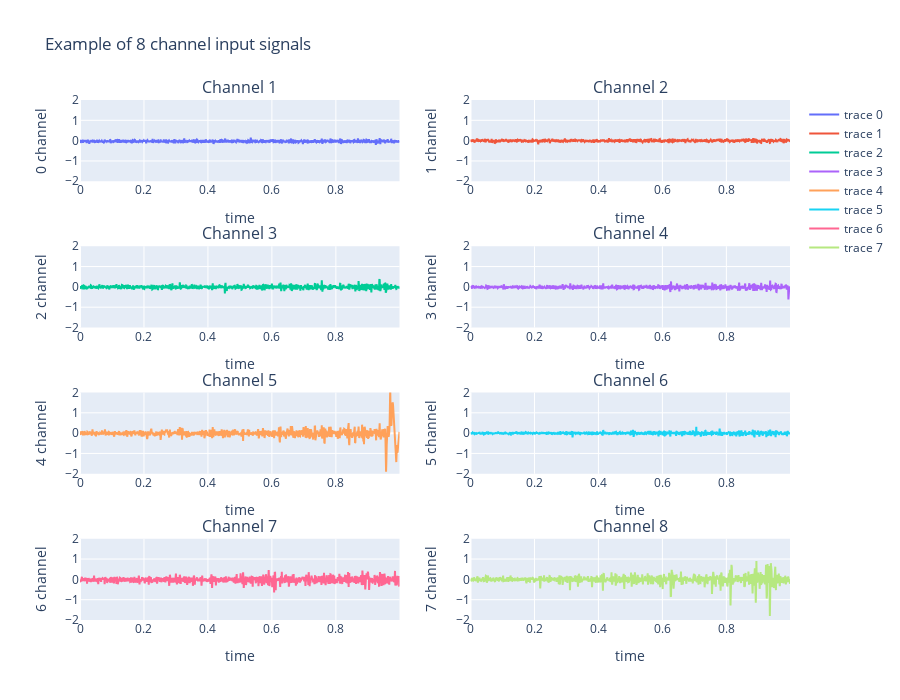

Here is the notebook cell this chart was saved with:
### Code cell
from plotly.subplots import make_subplots
import plotly.graph_objects as go
from math import ceil
import numpy as np
# Initialize figure with subplots
def ploting_channels(df,ranges):
    fig= make_subplots(
        rows=4, cols=2, subplot_titles=("Channel 1", "Channel 2", "Channel 3", "Channel 4","Channel 5", "Channel 6", "Channel 7", "Channel 8")
    )
    row_ind=[1,1,2,2,3,3,4,4]
    for idx,rows in zip((range(0,8)),row_ind):
        # Add traces
        row_idx=rows
        if idx%2==0: col_idx=1
        else: col_idx=2
        fig.add_trace(go.Scatter(x=[i for i in np.arange(0,1,0.001)], y=df[idx] ),row=row_idx,col=col_idx)
        # Update xaxis properties
        fig.update_xaxes(title_text=f"time",  row=row_idx,col=col_idx)
        # Update yaxis properties
        fig.update_yaxes(title_text=f"{idx} channel", range=[-ranges, ranges], row=row_idx,col=col_idx)
        # Update title and height
        fig.update_layout(title_text="Example of 8 channel input signals", height=700)

    fig.show()
ploting_channels(li[0],2)

### Figure 1 — Plotly figure (JSON) as saved in the notebook; plotly's stock layout.template omitted (floating-point values rounded to 4 significant figures; data arrays with more than 128 entries replaced by an {"elided": "..."} marker saying what was removed)
{"data": [{"type": "scatter", "x": {"elided": "1000 float values"}, "xaxis": "x", "y": {"elided": "1000 float values"}, "yaxis": "y"}, {"type": "scatter", "x": {"elided": "1000 float values"}, "xaxis": "x2", "y": {"elided": "1000 float values"}, "yaxis": "y2"}, {"type": "scatter", "x": {"elided": "1000 float values"}, "xaxis": "x3", "y": {"elided": "1000 float values"}, "yaxis": "y3"}, {"type": "scatter", "x": {"elided": "1000 float values"}, "xaxis": "x4", "y": {"elided": "1000 float values"}, "yaxis": "y4"}, {"type": "scatter", "x": {"elided": "1000 float values"}, "xaxis": "x5", "y": {"elided": "1000 float values"}, "yaxis": "y5"}, {"type": "scatter", "x": {"elided": "1000 float values"}, "xaxis": "x6", "y": {"elided": "1000 float values"}, "yaxis": "y6"}, {"type": "scatter", "x": {"elided": "1000 float values"}, "xaxis": "x7", "y": {"elided": "1000 float values"}, "yaxis": "y7"}, {"type": "scatter", "x": {"elided": "1000 float values"}, "xaxis": "x8", "y": {"elided": "1000 float values"}, "yaxis": "y8"}], "layout": {"annotations": [{"font": {"size": 16}, "showarrow": false, "text": "Channel 1", "x": 0.225, "xanchor": "center", "xref": "paper", "y": 1, "yanchor": "bottom", "yref": "paper"}, {"font": {"size": 16}, "showarrow": false, "text": "Channel 2", "x": 0.775, "xanchor": "center", "xref": "paper", "y": 1, "yanchor": "bottom", "yref": "paper"}, {"font": {"size": 16}, "showarrow": false, "text": "Channel 3", "x": 0.225, "xanchor": "center", "xref": "paper", "y": 0.7188, "yanchor": "bottom", "yref": "paper"}, {"font": {"size": 16}, "showarrow": false, "text": "Channel 4", "x": 0.775, "xanchor": "center", "xref": "paper", "y": 0.7188, "yanchor": "bottom", "yref": "paper"}, {"font": {"size": 16}, "showarrow": false, "text": "Channel 5", "x": 0.225, "xanchor": "center", "xref": "paper", "y": 0.4375, "yanchor": "bottom", "yref": "paper"}, {"font": {"size": 16}, "showarrow": false, "text": "Channel 6", "x": 0.775, "xanchor": "center", "xref": "paper", "y": 0.4375, "yanchor": "bottom", "yref": "paper"}, {"font": {"size": 16}, "showarrow": false, "text": "Channel 7", "x": 0.225, "xanchor": "center", "xref": "paper", "y": 0.1562, "yanchor": "bottom", "yref": "paper"}, {"font": {"size": 16}, "showarrow": false, "text": "Channel 8", "x": 0.775, "xanchor": "center", "xref": "paper", "y": 0.1562, "yanchor": "bottom", "yref": "paper"}], "height": 700, "title": {"text": "Example of 8 channel input signals"}, "xaxis": {"anchor": "y", "domain": [0, 0.45], "title": {"text": "time"}}, "xaxis2": {"anchor": "y2", "domain": [0.55, 1], "title": {"text": "time"}}, "xaxis3": {"anchor": "y3", "domain": [0, 0.45], "title": {"text": "time"}}, "xaxis4": {"anchor": "y4", "domain": [0.55, 1], "title": {"text": "time"}}, "xaxis5": {"anchor": "y5", "domain": [0, 0.45], "title": {"text": "time"}}, "xaxis6": {"anchor": "y6", "domain": [0.55, 1], "title": {"text": "time"}}, "xaxis7": {"anchor": "y7", "domain": [0, 0.45], "title": {"text": "time"}}, "xaxis8": {"anchor": "y8", "domain": [0.55, 1], "title": {"text": "time"}}, "yaxis": {"anchor": "x", "domain": [0.8438, 1], "range": [-2, 2], "title": {"text": "0 channel"}}, "yaxis2": {"anchor": "x2", "domain": [0.8438, 1], "range": [-2, 2], "title": {"text": "1 channel"}}, "yaxis3": {"anchor": "x3", "domain": [0.5625, 0.7188], "range": [-2, 2], "title": {"text": "2 channel"}}, "yaxis4": {"anchor": "x4", "domain": [0.5625, 0.7188], "range": [-2, 2], "title": {"text": "3 channel"}}, "yaxis5": {"anchor": "x5", "domain": [0.2812, 0.4375], "range": [-2, 2], "title": {"text": "4 channel"}}, "yaxis6": {"anchor": "x6", "domain": [0.2812, 0.4375], "range": [-2, 2], "title": {"text": "5 channel"}}, "yaxis7": {"anchor": "x7", "domain": [0, 0.1562], "range": [-2, 2], "title": {"text": "6 channel"}}, "yaxis8": {"anchor": "x8", "domain": [0, 0.1562], "range": [-2, 2], "title": {"text": "7 channel"}}}}
